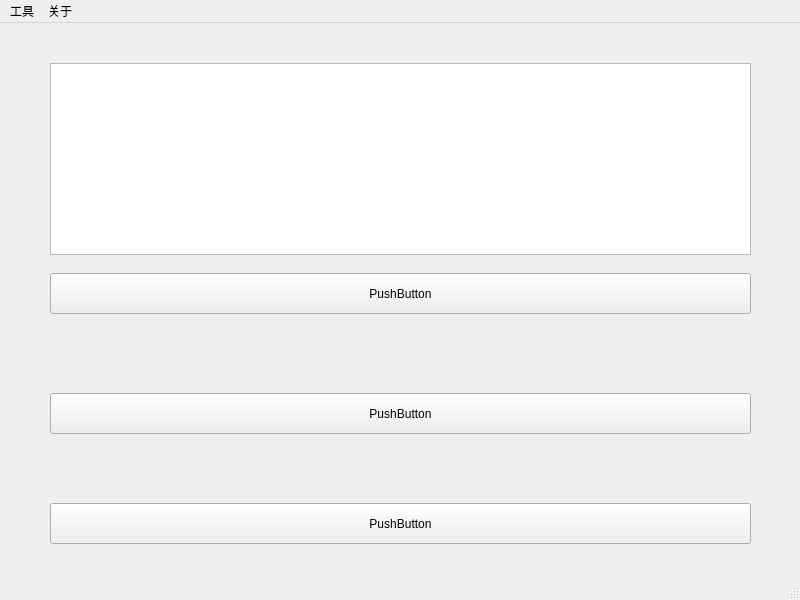
<?xml version="1.0" encoding="UTF-8"?>
<ui version="4.0">
 <class>main</class>
 <widget class="QMainWindow" name="main">
  <property name="geometry">
   <rect>
    <x>0</x>
    <y>0</y>
    <width>800</width>
    <height>600</height>
   </rect>
  </property>
  <property name="windowTitle">
   <string>古诗提问</string>
  </property>
  <property name="toolTip">
   <string/>
  </property>
  <property name="autoFillBackground">
   <bool>false</bool>
  </property>
  <widget class="QWidget" name="centralwidget">
   <widget class="QTextBrowser" name="question">
    <property name="geometry">
     <rect>
      <x>50</x>
      <y>40</y>
      <width>701</width>
      <height>192</height>
     </rect>
    </property>
   </widget>
   <widget class="QPushButton" name="ans1">
    <property name="geometry">
     <rect>
      <x>50</x>
      <y>250</y>
      <width>701</width>
      <height>41</height>
     </rect>
    </property>
    <property name="text">
     <string>PushButton</string>
    </property>
   </widget>
   <widget class="QPushButton" name="ans2">
    <property name="geometry">
     <rect>
      <x>50</x>
      <y>370</y>
      <width>701</width>
      <height>41</height>
     </rect>
    </property>
    <property name="text">
     <string>PushButton</string>
    </property>
   </widget>
   <widget class="QPushButton" name="ans3">
    <property name="geometry">
     <rect>
      <x>50</x>
      <y>480</y>
      <width>701</width>
      <height>41</height>
     </rect>
    </property>
    <property name="text">
     <string>PushButton</string>
    </property>
   </widget>
  </widget>
  <widget class="QMenuBar" name="menubar">
   <property name="geometry">
    <rect>
     <x>0</x>
     <y>0</y>
     <width>800</width>
     <height>21</height>
    </rect>
   </property>
   <widget class="QMenu" name="menu">
    <property name="title">
     <string>工具</string>
    </property>
    <widget class="QMenu" name="menu_2">
     <property name="title">
      <string>账号</string>
     </property>
     <addaction name="quit"/>
     <addaction name="change"/>
     <addaction name="information"/>
    </widget>
    <addaction name="MyLike"/>
    <addaction name="Found"/>
    <addaction name="menu_2"/>
   </widget>
   <widget class="QMenu" name="about">
    <property name="title">
     <string>关于</string>
    </property>
    <addaction name="my"/>
   </widget>
   <addaction name="menu"/>
   <addaction name="about"/>
  </widget>
  <widget class="QStatusBar" name="statusbar"/>
  <action name="quit">
   <property name="text">
    <string>退出登录</string>
   </property>
  </action>
  <action name="change">
   <property name="text">
    <string>切换账号</string>
   </property>
  </action>
  <action name="information">
   <property name="text">
    <string>信息</string>
   </property>
  </action>
  <action name="MyLike">
   <property name="text">
    <string>我的收藏</string>
   </property>
  </action>
  <action name="Found">
   <property name="text">
    <string>查询古诗</string>
   </property>
  </action>
  <action name="my">
   <property name="text">
    <string>作者</string>
   </property>
  </action>
 </widget>
 <resources/>
 <connections/>
</ui>
